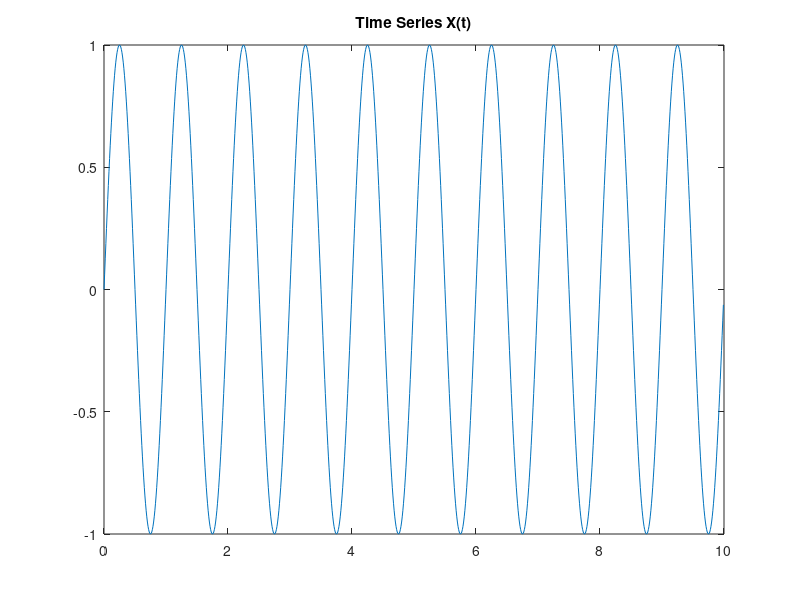

Source code (MATLAB): (Note: this script raises an error after producing the figure.)
close all;
% This function is designed to test the capabilities of the power fraction
% calculation. Given a known 'max' index we seek to compute the percentage
% of the signal that is contained within the max power. 
% As a baseline, if the max index corresponds to say '60RPM', then for a
% sinusoid input of omega = 2*pi*60/60, the percentage calculated should be
% 100%. This will allow for better relative calculations in the future.

midx = 60; % RPM Value of the max...
Fs = 100; % Sampling frequency
T = 1/Fs; % The sampling period
L = 1000; % length of the signal. 
t = (0:L-1)*T; % Time axis. Same length as L, scaled by sampling period.
y = sin(2*pi*midx/60.*t); % Time domain signal
figure;
plot(t,y);
title('Time Series X(t)');

% Filter the data using a butterworth filter.
cutfreq = [.2 5]./(Fs/2); % Normalized frequency (pi rad/sample)
[b,a] = butter(4,cutfreq);
yfilt = filter(b,a,y);

% Map to frequency domain.
fftlength = 2^(nextpow2(length(y))+3); % Length of FFT.
Y = fft(y,fftlength); % FFT with zero padding
P2 = abs(Y/length(y)); % Normalize by length of original signal
P1 = P2(1:length(Y)/2+1); % grab positive frequency
P1(2:end-1) = 2*P1(2:end-1); % Multiply by 2 for same total as original
[M,idx] = max(P1);
disp('Total Power:');
pTotal = bandpower(yfilt) % Total power in signal.
% NOTE: This method for computing the power in the band needs to be adjusted
% to instead calculate the bandpower contained within a sinusoid of the same
% frequency.
disp('Power in the Max');
pBand = norm(M,2).^2 % Power in just the max of the spectrum.
f = 60*(0:Fs/(fftlength):Fs/2); % RPM frequency axis for positive freqs
figure;
plot(f,P1);
title('Single-Sided Amplitude Spectrum of X(t)');
% 
% t = linspace(0,length(Accel_X)/Fs,length(Accel_X));
% hold on;
% xlabel('Time (sec)', 'FontSize' ,10);
% ylabel('User Acceleration (m/s^2)', 'FontSize', 10);
% title('Cadence of Bike User','FontSize',10);
% data = Accel_X;
% data = data-mean(data);% subtract DC value
% plot(t,data,'linewidth',2); 
% % findpeaks(data, Fs,'MinPeakDistance',1/100,'MinPeakHeight',0);
% 
% % legend('X','Y','Z','Selected');
% 
% fftlength = 2^(nextpow2(length(data))+3);
% L = length(data);
% ctr = (fftlength / 2) + 1; 
% faxis = 60*(Fs / 2) .* linspace(0,1, ctr);    
% cutfreq = [.25 15];
% [b,a] = butter(4,cutfreq./(Fs./2));
% lpf = filter(b,a,data);
% bdata = fft(lpf,fftlength) / L;
% [M,idx] = max(abs(bdata(1:ctr)));
% 
% % bdata(idx) = 0;
% disp('Cadence:');
% fftcadence = faxis(idx)
% cadot = [cadot,fftcadence];
% disp('Powers:');
% powah = bandpower(lpf,Fs,[fftcadence/60-.001 fftcadence/60+.001])
% powah = norm(M,2)^2
% totpowah = bandpower(lpf)
% rate = powah/totpowah
% powpow = [powpow,totpowah];
% rateplot = [rateplot,rate];